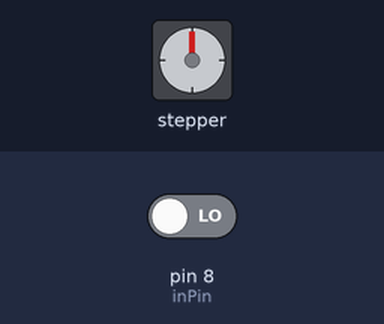
A sketch run on a simulated Arduino Uno, built with avr-gcc and run on an emulated ATmega328P. Parts: stepper motor. The test bench sets the inputs (shaded band); at power-on: pin 8 (inPin) LOW. Stepper angles assume 200 steps per turn; what the sketch prints to the serial monitor is not drawn.

Above: at 1.2 s.
1.3 s: pin 8 (inPin) driven HIGH
At 1.75 s:
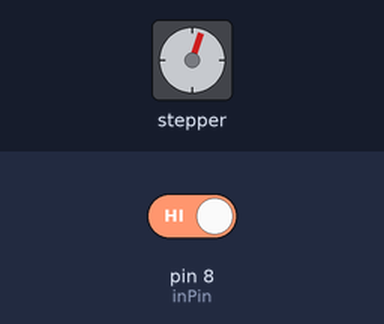
At 2.36 s:
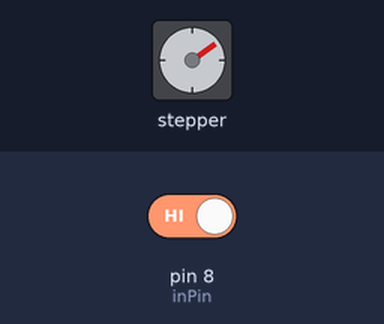
7.3 s: pin 8 (inPin) driven LOW
At 8.0 s:
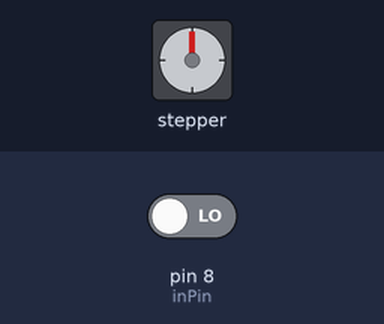
Timing chart, 0 to 10.3 s (numbered marks = the images above; inputs shaded):
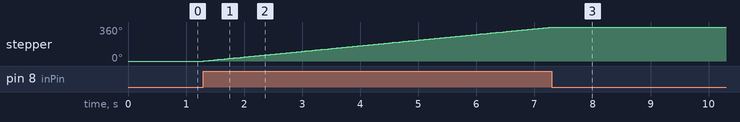

The sketch:

lid_motor.ino
```cpp
#include <Stepper.h>

// change this to the number of steps on your motor
#define STEPS 200

// create an instance of the stepper class, specifying
// the number of steps of the motor and the pins it's
// attached to
Stepper stepper(STEPS, 4, 5, 6, 7);

//Set pin, this is signal from RasPi to open lid
int inPin = 8;
int val = 0;

void setup()
{
  Serial.begin(9600);

  // set the speed of the motor to 10 RPMs
  stepper.setSpeed(10);

  //Declare the pin for input
  pinMode(inPin, INPUT);
  //pinMode(8, OUTPUT);
}

void loop()
{
  //digitalWrite(8, LOW);
  val = digitalRead(inPin);
  Serial.println(val);
  if (val) {
    //Serial.println("Forward");
    stepper.step(STEPS);
  }
  //Serial.println("Backward");
  //stepper.step(-STEPS);
}
```

Measured:
- after the input at 1.3 s, stepper: keeps turning clockwise at about 60°/s, starting at once
- after the input at 7.3 s, stepper: goes on until 7.3 s, then stays 360°
